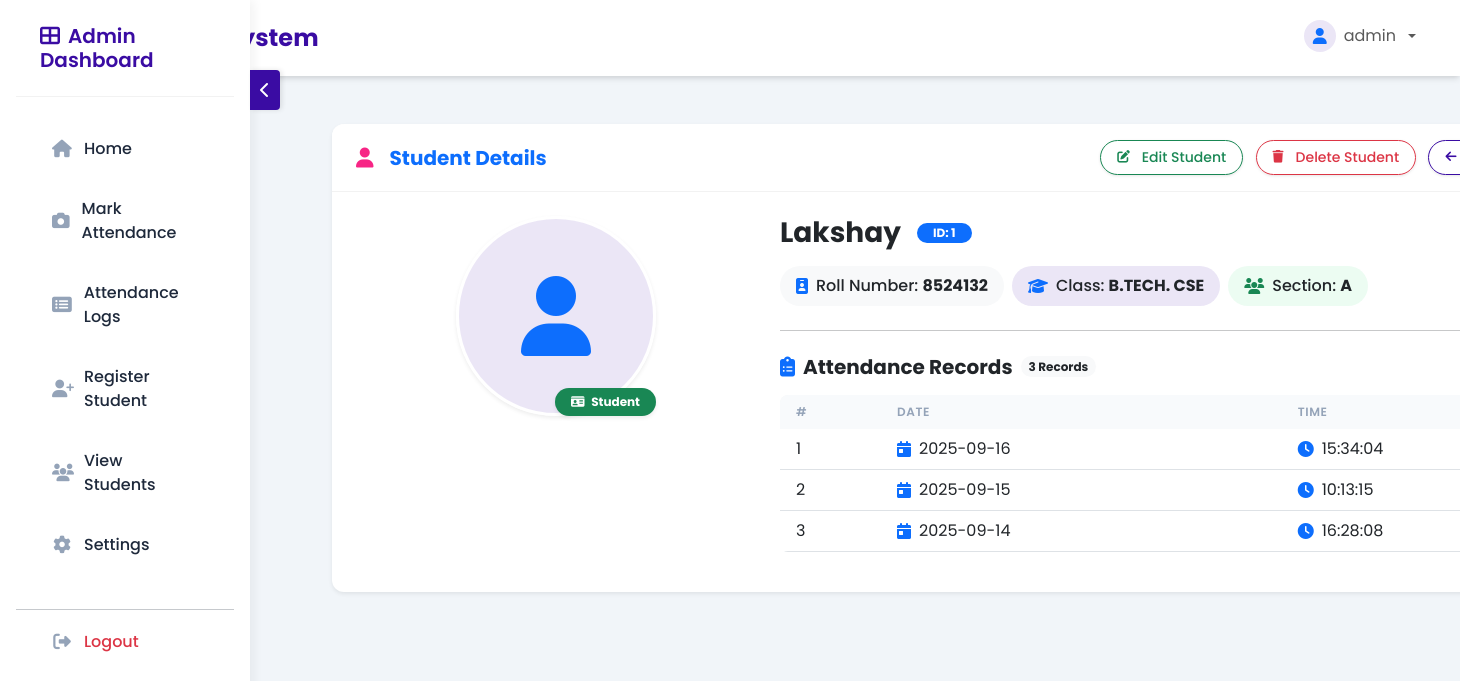
Screenshot of /attendance/student/1 (signed in) with the database file from the repository.
### tables this page shows
CREATE TABLE students (
                    id INTEGER PRIMARY KEY AUTOINCREMENT,
                    name TEXT,
                    roll TEXT,
                    face_encoding BLOB
                , class TEXT, section TEXT, synced INTEGER DEFAULT 0);

CREATE TABLE attendance (
                    id INTEGER PRIMARY KEY AUTOINCREMENT,
                    student_id INTEGER,
                    timestamp TEXT
                , synced INTEGER DEFAULT 0);

### attendance/routes_attendance.py (the view)
@attendance_bp.route("/student/<int:student_id>")
def view_student(student_id):
    if "admin" not in session:
        return redirect(url_for("admin.login"))
    conn = get_db_conn()
    c = conn.cursor()
    c.execute("SELECT id, name, roll, class, section FROM students WHERE id = ?", (student_id,))
    student = c.fetchone()
    if not student:
        conn.close()
        return "Student not found", 404
    c.execute("""SELECT a.timestamp
               FROM attendance a
               WHERE a.student_id = ?
               ORDER BY a.timestamp DESC""", (student_id,))
    attendance_records = c.fetchall()
    conn.close()
    student_name = student[1]
    student_roll = student[2]
    image_filename = f"{student_name}_{student_roll}.jpg"
    image_path = os.path.join(KNOWN_FACES_DIR, image_filename)
    print(f"Looking for image at: {image_path}")
    print(f"File exists: {os.path.exists(image_path)}")
    if not os.path.exists(image_path):
        image_path = None
    return render_template("student_detail.html", student=student,
                           attendance_records=attendance_records,
                           image_path=image_path)

### attendance/routes_attendance.py (called while the page is built)
def get_db_conn():
    return sqlite3.connect(DB_PATH)

### attendance/templates/student_detail.html (shortened to what this page needs)
{% extends "base.html" %}
{% block content %}
<div class="container py-4">
    <div class="row mb-4">
        <div class="col-12">
            <div class="card shadow-sm border-0">
                <div class="card-header bg-white d-flex justify-content-between align-items-center py-3">
                    <h5 class="m-0 fw-bold text-primary"><i class="fas fa-user me-2"></i>Student Details</h5>
                    <div>
                        <a href="{{ url_for('attendance.edit_student', student_id=student[0]) }}" class="btn btn-outline-success btn-sm rounded-pill px-3">
                            <i class="fas fa-edit me-1"></i> Edit Student
                        </a>
                        <button type="button" class="btn btn-outline-danger btn-sm rounded-pill px-3 ms-2" data-bs-toggle="modal" data-bs-target="#deleteStudentModal">
                            <i class="fas fa-trash me-1"></i> Delete Student
                        </button>
                        <a href="{{ url_for('attendance.students') }}" class="btn btn-outline-primary btn-sm rounded-pill px-3 ms-2"><i class="fas fa-arrow-left me-1"></i> Back to Students</a>
                    </div>
                </div>
                <div class="card-body p-4">
                    <div class="row">
                        <div class="col-md-4 text-center mb-4">
                            <div class="profile-container position-relative mx-auto" style="max-width: 200px;">
                                {% if image_path %}
                                <div class="profile-image-container rounded-circle overflow-hidden shadow-sm border border-3 border-white" style="width: 200px; height: 200px;">
                                    <img src="{{ url_for('static', filename='uploads/' + student[1] + '_' + student[2] + '.jpg') }}" alt="{{ student[1] }}" class="img-fluid w-100 h-100 object-fit-cover">
                                </div>
                                {% else %}
                                <div class="bg-primary-soft rounded-circle d-flex align-items-center justify-content-center mx-auto shadow-sm border border-3 border-white" style="width: 200px; height: 200px;">
                                    <i class="fas fa-user fa-5x text-primary"></i>
                                </div>
                                {% endif %}
                                <div class="badge bg-success position-absolute bottom-0 end-0 rounded-pill px-3 py-2 shadow-sm">
                                    <i class="fas fa-id-card me-1"></i> Student
                                </div>
                            </div>
                        </div>
                        <div class="col-md-8">
                            <div class="d-flex align-items-center mb-3">
                                <h3 class="fw-bold mb-0">{{ student[1] }}</h3>
                                <span class="badge bg-primary ms-3 rounded-pill px-3">ID: {{ student[0] }}</span>
                            </div>
                            <div class="d-flex align-items-center mb-4">
                                <div class="bg-light rounded-pill px-3 py-2 d-inline-flex align-items-center">
                                    <i class="fas fa-id-badge text-primary me-2"></i>
                                    <span class="fw-medium">Roll Number: <span class="fw-bold">{{ student[2] }}</span></span>
                                </div>
                                {% if student[3] %}
                                <div class="bg-primary-soft rounded-pill px-3 py-2 d-inline-flex align-items-center ms-2">
                                    <i class="fas fa-graduation-cap text-primary me-2"></i>
                                    <span class="fw-medium">Class: <span class="fw-bold">{{ student[3] }}</span></span>
                                </div>
                                {% endif %}
                                {% if student[4] %}
                                <div class="bg-success-soft rounded-pill px-3 py-2 d-inline-flex align-items-center ms-2">
                                    <i class="fas fa-users text-success me-2"></i>
                                    <span class="fw-medium">Section: <span class="fw-bold">{{ student[4] }}</span></span>
                                </div>
                                {% endif %}
                            </div>
                            <hr class="my-4">
                            <div class="d-flex align-items-center mb-3">
                                <h5 class="fw-bold mb-0"><i class="fas fa-clipboard-list me-2 text-primary"></i>Attendance Records</h5>
                                <span class="badge bg-light text-dark ms-2 rounded-pill">{{ attendance_records|length if attendance_records else 0 }} Records</span>
                            </div>
                            {% if attendance_records %}
                            <div class="table-responsive">
                                <table class="table table-hover align-middle">
                                    <thead class="bg-light">
                                        <tr>
                                            <th class="ps-3">#</th>
                                            <th>Date</th>
                                            <th>Time</th>
                                        </tr>
                                    </thead>
                                    <tbody>
                                        {% for record in attendance_records %}
                                        <tr>
                                            <td class="ps-3">{{ loop.index }}</td>
                                            <td>
                                                <div class="d-flex align-items-center">
                                                    <i class="fas fa-calendar-day text-primary me-2"></i>
                                                    {{ record[0].split(' ')[0] }}
                                                </div>
                                            </td>
                                            <td>
                                                <div class="d-flex align-items-center">
                                                    <i class="fas fa-clock text-primary me-2"></i>
                                                    {{ record[0].split(' ')[1] }}
                                                </div>
                                            </td>
                                        </tr>
                                        {% endfor %}
                                    </tbody>
                                </table>
                            </div>
                            {% else %}
                            <div class="alert alert-info d-flex align-items-center">
                                <i class="fas fa-info-circle me-2 fs-4"></i>
                                <div>No attendance records found for this student.</div>
                            </div>
                            {% endif %}
                        </div>
                    </div>
                </div>
            </div>
        </div>
    </div>
</div>
{% endblock %}

### attendance/static/css/custom.css (style rules this page uses)
.bg-primary-soft { background-color: rgba(13, 110, 253, 0.1); }
.bg-success-soft { background-color: rgba(25, 135, 84, 0.1); }
.text-primary { color: #0d6efd !important; }
.text-success { color: #198754 !important; }

### attendance/templates/base.html (style rules this page uses)
:root { --primary-color: #3a0ca3; --primary-light: #4361ee; --secondary-color: #4cc9f0; --accent-color: #f72585; --success-color: #4ade80; --warning-color: #fbbf24; --danger-color: #f43f5e; --dark-color: #1e293b; --light-color: #f8fafc; --gray-color: #94a3b8; --primary-soft: rgba(58, 12, 163, 0.1); --success-soft: rgba(74, 222, 128, 0.1); --info-soft: rgba(76, 201, 240, 0.1); --warning-soft: rgba(251, 191, 36, 0.1); --danger-soft: rgba(244, 63, 94, 0.1); }
body { background-color: #f1f5f9; font-family: 'Poppins', sans-serif; color: var(--dark-color); }
.card { border: none; border-radius: 0.75rem; box-shadow: 0 4px 6px -1px rgba(0, 0, 0, 0.1), 0 2px 4px -1px rgba(0, 0, 0, 0.06); overflow: hidden; transition: transform 0.2s, box-shadow 0.2s; margin-bottom: 1.5rem; }
.card-header { background-color: white; border-bottom: 1px solid rgba(0, 0, 0, 0.05); padding: 1.25rem 1.5rem; }
.card-header h5 { margin: 0; font-weight: 600; color: var(--primary-color); display: flex; align-items: center; gap: 0.5rem; }
.card-header h5 i { color: var(--accent-color); }
.card-body { padding: 1.5rem; }
.btn { border-radius: 0.5rem; font-weight: 500; padding: 0.5rem 1.25rem; display: inline-flex; align-items: center; gap: 0.5rem; transition: all 0.2s; box-shadow: 0 1px 3px rgba(0, 0, 0, 0.1); }
.btn-sm { padding: 0.375rem 0.75rem; font-size: 0.875rem; }
.btn i { font-size: 0.9em; }
.btn-outline-primary { color: var(--primary-color); border-color: var(--primary-color); }
.table { border-radius: 0.5rem; overflow: hidden; }
.table thead th { background-color: #f8fafc; border-bottom: none; font-weight: 600; text-transform: uppercase; font-size: 0.75rem; letter-spacing: 0.05em; color: var(--gray-color); }
.bg-primary-soft { background-color: var(--primary-soft); }
.bg-success-soft { background-color: var(--success-soft); }

### rows the page displays
students: name "Lakshay", id "1", roll "8524132", class "B.TECH. CSE", section "A"
attendance: timestamp "2025-09-16", timestamp "15:34:04"
attendance: timestamp "2025-09-15", timestamp "10:13:15"
attendance: timestamp "2025-09-14", timestamp "16:28:08"

### other values shown
{{ session.get('admin') }} "admin"
{{ attendance_records|length if attendance_records else 0 }} "3"
